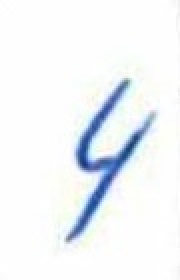
#> input picture noise-reduction-2/standardization_symbols/Four_full (16).jpg, 90 x 140 px (shown 2 times larger)
$ jupyter execute brightness.ipynb
#> lines starting #> are read from the running program, lines starting #| are printed output that depends on the picture; after the words box and inside, x2 and y2 are one past the last pixel; in counts of white or black regions, pixels touching at a corner belong together
# Brightness

[cell 1]
import matplotlib.pyplot as plt
import numpy as np
import cv2

[cell 2]
img = plt.imread('./standardization_symbols/Four_full (16).jpg').astype(np.uint8)
#> img is the input picture: shape (140, 90, 3); mean R, G, B 241.3, 244.6, 247.7
plt.axis('off')
plt.imshow(img)

[cell 3]
# Increase brightness on a scale of 0-255
def increase_brightness(img, brightness=0):
#> called with brightness = 100
    img_hsv = cv2.cvtColor(img, cv2.COLOR_RGB2HSV)
#> img_hsv: shape (140, 90, 3); mean H, S, V 30.7, 10.8, 248.9
    img_v = img_hsv[:,:,2]
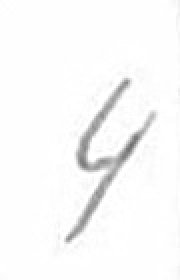
#> img_v: shape (140, 90) (shown 2 times larger); min 110, max 255, mean 248.9

    img_v = np.asarray(img_v)
    img_v[img_v > 255 - brightness] = 255
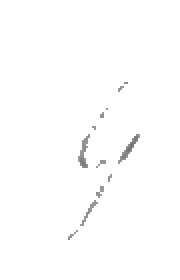
#> img_v: shape (140, 90) (shown 2 times larger); min 110, max 255, mean 253.6
    img_v[img_v <= 255 - brightness] += brightness
#> img_v: shape (140, 90); 1.29% of pixels changed, all inside (x1, y1, x2, y2) = (34, 41, 70, 120)

    h, w = img.shape[:2]
#> h = 140; w = 90

    for y in range(h):
        for x in range(w):
            img_hsv[y, x, 2] = img_v[y, x]
#> img_hsv: shape (140, 90, 3); mean H, S, V 30.7, 10.8, 254.9

    rgb = cv2.cvtColor(img_hsv, cv2.COLOR_HSV2RGB)
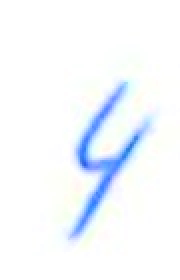
#> rgb: shape (140, 90, 3) (shown 2 times larger); mean R, G, B 244.9, 249, 253.6


    return rgb

[cell 4]
img_bright = increase_brightness(img, 100)
plt.axis('off')
plt.imshow(img_bright)

[cell 5]
def threshold(img, threshold, display=True):
    img_gray = cv2.cvtColor(img, cv2.COLOR_RGB2GRAY)
    # print(img_gray)

    img_gray[img_gray >= threshold] = 255
    img_gray[img_gray < threshold] = 0

    if display:
        plt.figure(figsize = [10, 10])
        plt.axis('off')
        plt.imshow(img_gray, cmap="gray")

    return img_gray

[cell 6]
# threshold(img, .5)
# for i in range(1, 20):
#     threshold(img_bright, i * .01 + .1)

[cell 7]
def median_threshold(img, display=True):
#> called with display = True
    img_gray = cv2.cvtColor(img, cv2.COLOR_RGB2GRAY)
    # print(img_gray)
    median = np.median(img_gray)
#> median = 254

    img_gray[img_gray >= median] = 255
    img_gray[img_gray < median] = 0
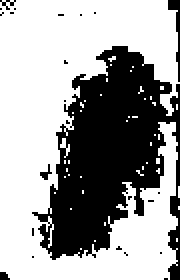
#> img_gray: shape (140, 90) (shown 2 times larger); 63.4% white; 24 black regions (22 under 20 px), largest, box (x1, y1, x2, y2) and area: (16, 23, 90, 140) 4437, (84, 0, 90, 41) 81

    if display:
        plt.figure(figsize = [10, 10])
        plt.axis('off')
        plt.imshow(img_gray, cmap="gray")

    return img_gray

# Results

[cell 8]
median_threshold(img)
median_threshold(img_bright)
#> call 2 of median_threshold, with display = True
#> in median_threshold (call 2), `img_gray = cv2.cvtColor(img, cv2.COLOR_RGB2GRAY)`:
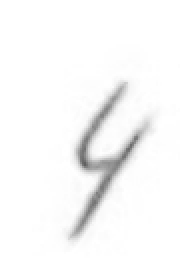
#> img_gray: shape (140, 90) (shown 2 times larger); min 96, max 255, mean 248.3
#> in median_threshold (call 2), `median = np.median(img_gray)`: median = 255
#> in median_threshold (call 2), `img_gray[img_gray < median] = 0`:
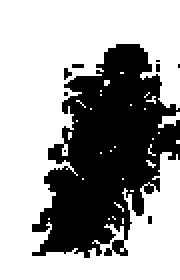
#> img_gray: shape (140, 90) (shown 2 times larger); 63.4% white; 9 black regions (8 under 20 px), largest, box (x1, y1, x2, y2) and area: (16, 22, 90, 129) 4560

[cell 9]
def mean_threshold(img, display=True):
#> called with display = True
    img_gray = cv2.cvtColor(img, cv2.COLOR_RGB2GRAY)
    # print(img_gray)
    mean = np.mean(img_gray)
#> mean = 244

    img_gray[img_gray >= mean] = 255
    img_gray[img_gray < mean] = 0

    if display:
        plt.figure(figsize = [10, 10])
        plt.axis('off')
        plt.imshow(img_gray, cmap="gray")

    return img_gray

[cell 10]
mean_threshold(img)
mean_threshold(img_bright)
#> call 2 of mean_threshold, with display = True
#> in mean_threshold (call 2), `mean = np.mean(img_gray)`: mean = 248.3
#> in mean_threshold (call 2), `img_gray[img_gray < mean] = 0`:
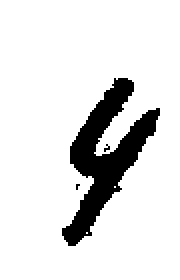
#> img_gray: shape (140, 90) (shown 2 times larger); 88.3% white; 3 black regions (2 under 20 px), largest, box (x1, y1, x2, y2) and area: (31, 39, 80, 123) 1470

# Uneven lighting

[cell 11]
img = cv2.cvtColor(cv2.imread('../equation-dataset/dark-background/6.png').astype(np.uint8), cv2.COLOR_BGR2RGB)
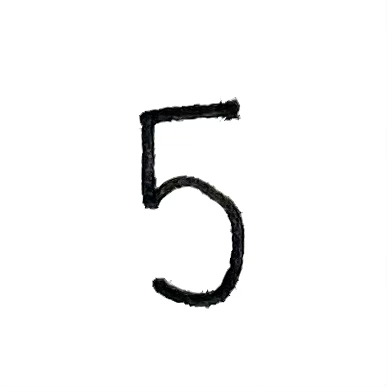
#> input picture test_data/6.png, 387 x 387 px, found by its file name
#> img: shape (387, 387, 3)
img_bright = increase_brightness(img, 150)
#> call 2 of increase_brightness, with brightness = 150
#> in increase_brightness (call 2), `img_hsv = cv2.cvtColor(img, cv2.COLOR_RGB2HSV)`: img_hsv: shape (387, 387, 3); mean H, S, V 3.4, 1.9, 246.2
#> in increase_brightness (call 2), `img_v[img_v <= 255 - brightness] += brightness`:
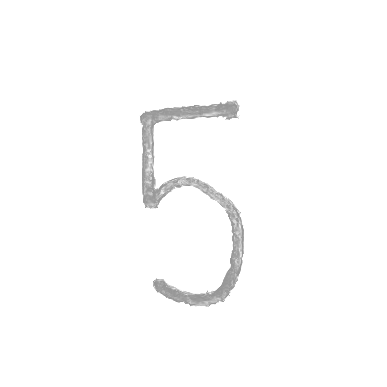
#> img_v: shape (387, 387); min 150, max 255, mean 252.1
#> after the loop in increase_brightness (call 2), `for y in range(h):`: img_hsv: shape (387, 387, 3); mean H, S, V 3.4, 1.9, 252.1
img_bright = mean_threshold(img_bright)
plt.axis('off')
plt.imshow(img_bright, cmap='gray')

[cell 12]
img = cv2.cvtColor(cv2.imread('../equation-dataset/dark-background/6.png').astype(np.uint8), cv2.COLOR_BGR2RGB)
img = mean_threshold(img)
#> call 4 of mean_threshold, with display = True
#> in mean_threshold (call 4), `mean = np.mean(img_gray)`: mean = 246.1
#> in mean_threshold (call 4), `img_gray[img_gray >= mean] = 255`: img_gray: shape (387, 387); min 0, max 255, mean 246.1
#> in mean_threshold (call 4), `img_gray[img_gray < mean] = 0`:
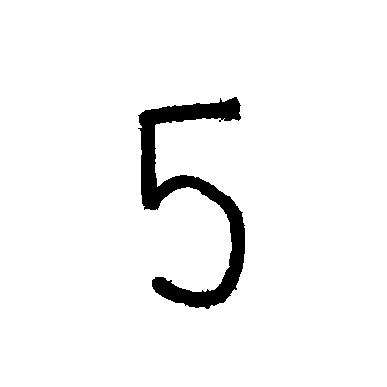
#> img_gray: shape (387, 387); 95.7% white; 1 black region, box (x1, y1, x2, y2) and area: (138, 97, 245, 309) 6435
plt.axis('off')
plt.imshow(img, cmap='gray')
